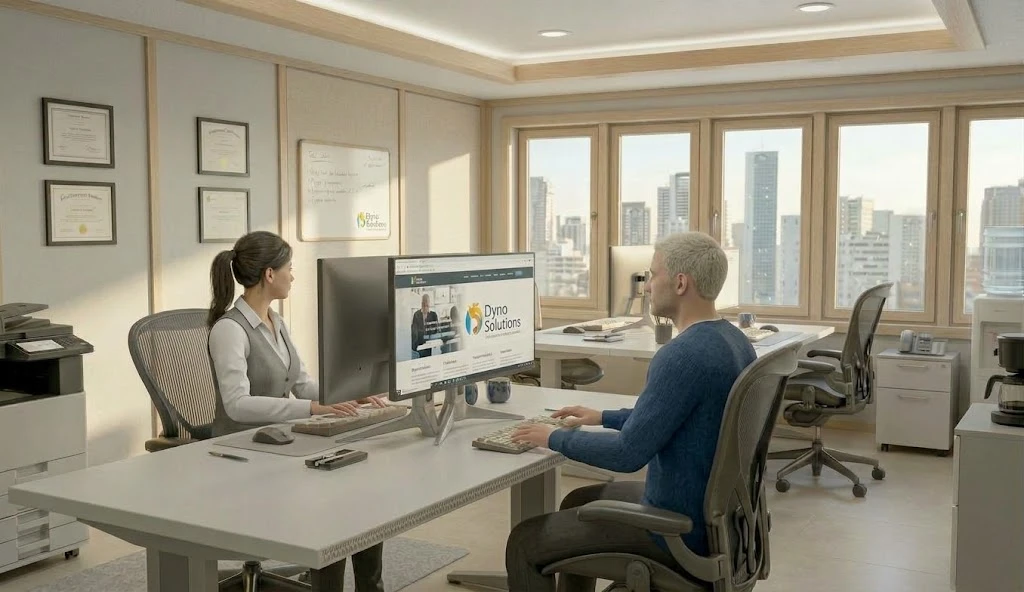
#> input picture sitio-web/tools/hero/oficina-original.webp, 1024 x 592 px
$ python hero_foto.py hero/oficina-original.webp
#> lines starting #> are read from the running program, lines starting #| are printed output that depends on the picture
"""Foto de la oficina retocada (la usaban el inicio y las portadas; hoy esas páginas usan fotos de
Unsplash, ver README). Se conserva por si se vuelve a usar la foto original.

Parte de tools/hero/oficina-original.webp (1024 x 592: una mujer trabaja en su
monitor y, al fondo, un compañero con una planilla) y genera
src/assets/img/covers/<nombre>-{1000,2000}.webp con estos pasos:

1. Superresolución x4 con Real-ESRGAN (modelo ONNX, licencia BSD-3). El
   resultado queda en caché en tools/hero/png/oficina-x4.png.
2. Mapa de profundidad con Depth Anything V2 small (ONNX, Apache-2.0): lo más
   cercano (la mujer, los monitores y el escritorio) queda nítido.
3. Limpia la pizarra (logo y anotaciones de otra empresa) y dibuja un
   gráfico de barras a mano alzada.
4. Desenfoque de fondo según la profundidad, como el de un lente. Después,
   una corrección de color con más contraste y luz cálida.
5. Si existe tools/hero/png/pantalla.png (una captura de la ventana del
   asistente), la pinta en perspectiva sobre la pantalla del monitor, con un
   leve resplandor, tapando el sitio de otra empresa que mostraba.
6. Recorta la foto final (tools/hero/png/oficina-final.png) para las portadas.

Los modelos se descargan de Hugging Face la primera vez en tools/hero/modelos/.
Requiere: pip install numpy pillow opencv-contrib-python-headless onnxruntime
Uso: python tools/hero_foto.py          (todo el proceso)
     python tools/hero_foto.py --portadas   (solo los recortes, a partir de oficina-final.png)
"""
import urllib.request
from pathlib import Path

import cv2
import numpy as np
from PIL import Image, ImageDraw, ImageFilter

TOOLS = Path(__file__).parent
SITE = TOOLS.parent
SOURCE = TOOLS / 'hero' / 'oficina-original.webp'
CACHE = TOOLS / 'hero' / 'png'
MODELS = TOOLS / 'hero' / 'modelos'
UPSCALER = ('real-esrgan-x4plus-128.onnx', 'https://huggingface.co/bukuroo/RealESRGAN-ONNX/resolve/main/real-esrgan-x4plus-128.onnx')
DEPTH = ('depth-anything-v2-small.onnx', 'https://huggingface.co/onnx-community/depth-anything-v2-small/resolve/main/onnx/model.onnx')
SIZE = (4096, 2368)
# Esquinas de la pantalla del monitor en la imagen x4 (arriba-izq., arriba-der., abajo-der., abajo-izq.)
SCREEN = [(1579, 1037), (2135, 1013), (2134, 1462), (1586, 1581)]

# Superficie blanca de la pizarra, en píxeles de la imagen x4 (arriba-izq., arriba-der., abajo-der., abajo-izq.)
BOARD = [(1208, 573), (1554, 606), (1554, 954), (1208, 947)]


def model(spec):
    import onnxruntime as ort
    name, url = spec
    path = MODELS / name
    if not path.exists():
        MODELS.mkdir(parents=True, exist_ok=True)
        print(f'  descargando {url}')
        urllib.request.urlretrieve(url, path)
    return ort.InferenceSession(str(path), providers=['CPUExecutionProvider'])


def upscale(image):
    """Real-ESRGAN x4 por mosaicos de 128 px con bordes mezclados."""
    tile, overlap, k = 128, 24, 4
#> tile = 128; overlap = 24; k = 4
    img = np.asarray(image.convert('RGB')).astype(np.float32) / 255.0
    h, w, _ = img.shape
#> h = 592; w = 1024
    padded = np.pad(img, ((overlap, overlap + tile), (overlap, overlap + tile), (0, 0)), mode='reflect')
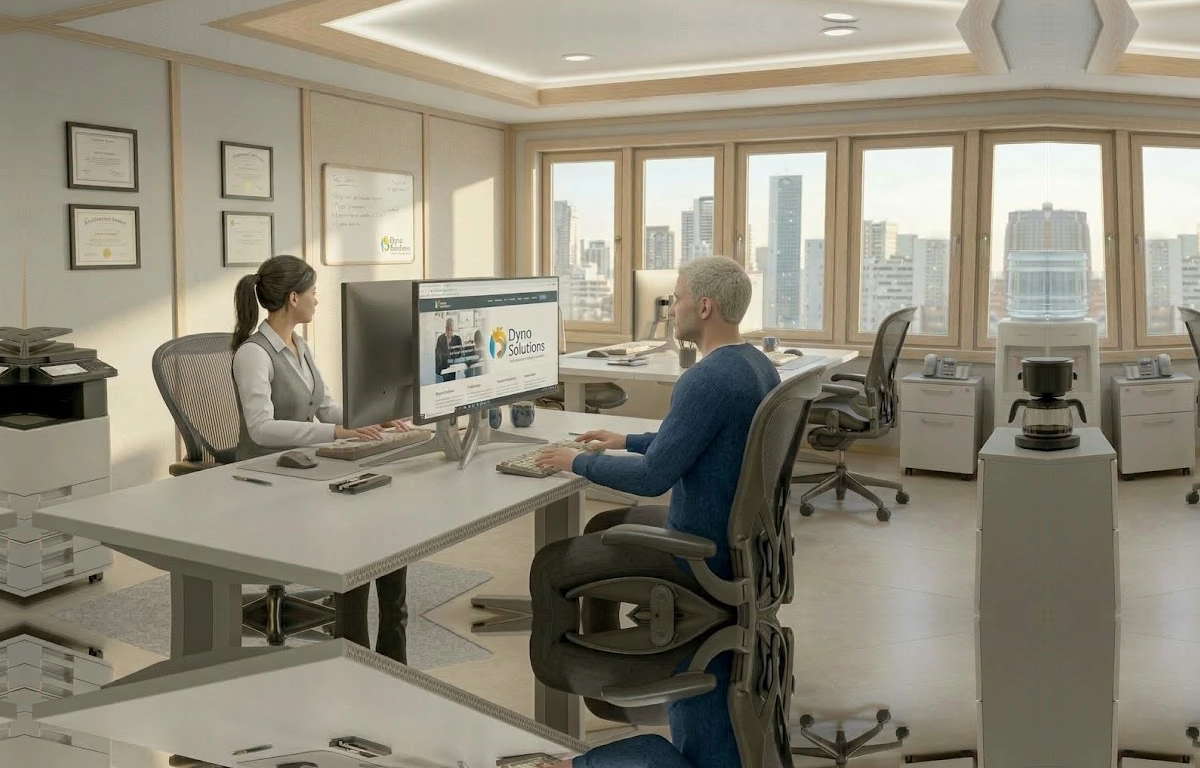
#> padded: shape (768, 1200, 3) float32; mean R, G, B 0.559, 0.538, 0.476
    session = model(UPSCALER)
    name = session.get_inputs()[0].name
    out = np.zeros(((h + 2 * overlap + tile) * k, (w + 2 * overlap + tile) * k, 3), np.float32)
    total = np.zeros(out.shape[:2], np.float32)
    ramp = np.ones(tile * k, np.float32)
    fade = overlap * k
    ramp[:fade] = np.linspace(0.05, 1, fade)
    ramp[-fade:] = np.linspace(1, 0.05, fade)
    weight = np.outer(ramp, ramp)
    step = tile - overlap
    for y in range(0, h + 2 * overlap - overlap, step):
        for x in range(0, w + 2 * overlap - overlap, step):
            part = padded[y:y + tile, x:x + tile].transpose(2, 0, 1)[None]
            res = session.run(None, {name: part})[0][0].transpose(1, 2, 0)
            out[y * k:(y + tile) * k, x * k:(x + tile) * k] += res * weight[..., None]
            total[y * k:(y + tile) * k, x * k:(x + tile) * k] += weight
    out = (out / np.maximum(total, 1e-6)[..., None])[overlap * k:(overlap + h) * k, overlap * k:(overlap + w) * k]
    return Image.fromarray((np.clip(out, 0, 1) * 255 + 0.5).astype(np.uint8))


# [175 lines left out: functions depth_map, subject_mask, depth_of_field, grade, quad_mask, clean_board and 5 more, not called in this run]


# Recortes de la foto final para los encabezados de página (en píxeles de la imagen x4)
COVERS = {
    'nosotros': (700, 420, 3900, 1900),       # las dos personas y las ventanas
    'servicios': (640, 300, 2240, 1300),      # la pizarra y el monitor
    'contacto': (1500, 1450, 3300, 2300),     # el escritorio: teclado y manos
}


# [10 lines left out: function covers, not called in this run]


if __name__ == '__main__':
    import sys
    if '--portadas' in sys.argv:
        covers(Image.open(CACHE / 'oficina-final.png').convert('RGB'))
        raise SystemExit
    CACHE.mkdir(parents=True, exist_ok=True)
    big = CACHE / 'oficina-x4.png'
    if big.exists():
        image = Image.open(big).convert('RGB')
    else:
        print('  superresolución x4 (unos minutos)...')
#> (the run stopped early here; a loop or call above may not have finished)

$ run again, with sitio-web/tools/hero/portada-1-original.webp copied over sitio-web/tools/hero/oficina-original.webp
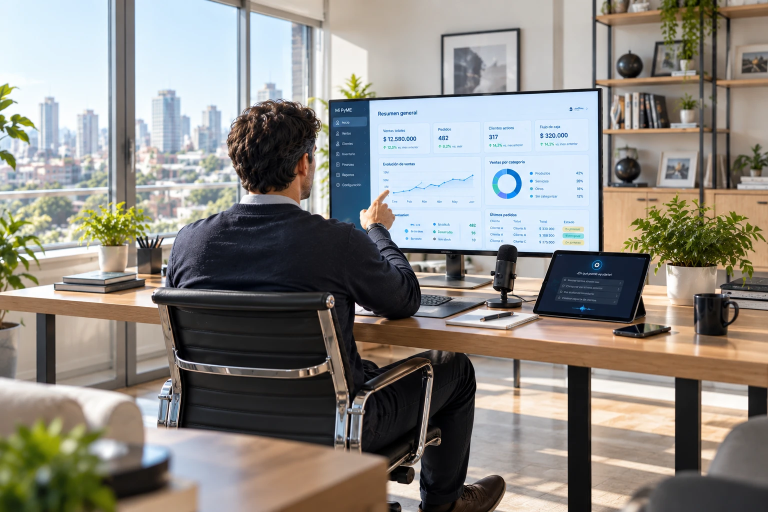
#> input picture sitio-web/tools/hero/portada-1-original.webp, 1536 x 1024 px (shown at 1/2 size)
#> tile = 128; overlap = 24; k = 4
#> in upscale, `padded = np.pad(img, ((overlap, overlap + tile), (overlap, overlap + t..`:
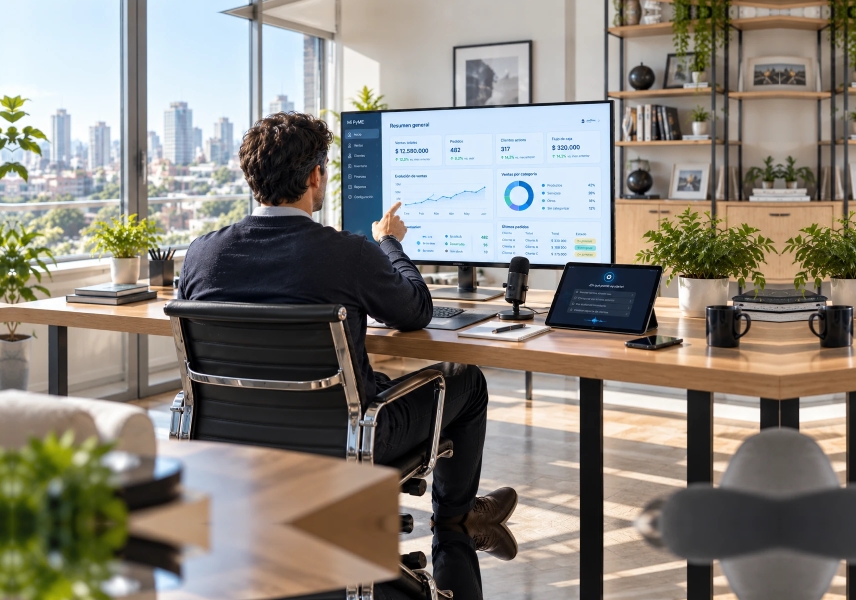
#> padded: shape (1200, 1712, 3) float32 (shown at 1/2 size); mean R, G, B 0.537, 0.518, 0.485

$ run again, with sitio-web/tools/hero/portada-2-original.webp copied over sitio-web/tools/hero/oficina-original.webp
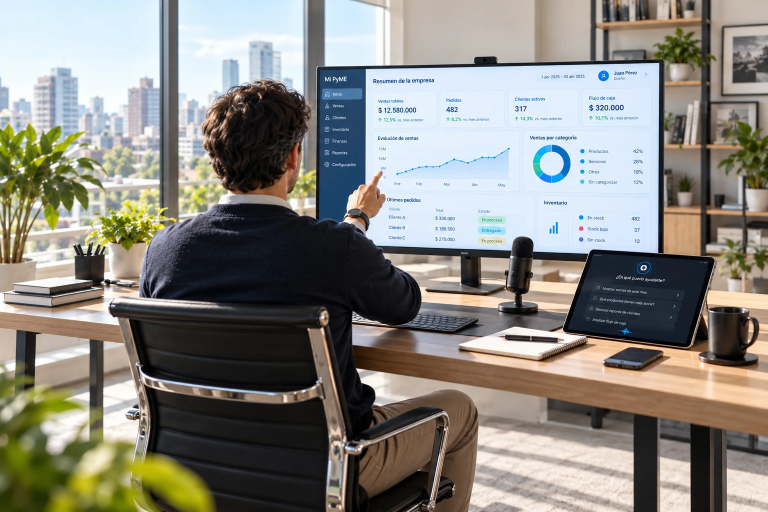
#> input picture sitio-web/tools/hero/portada-2-original.webp, 1536 x 1024 px (shown at 1/2 size)
#> tile = 128; overlap = 24; k = 4
#> in upscale, `padded = np.pad(img, ((overlap, overlap + tile), (overlap, overlap + t..`:
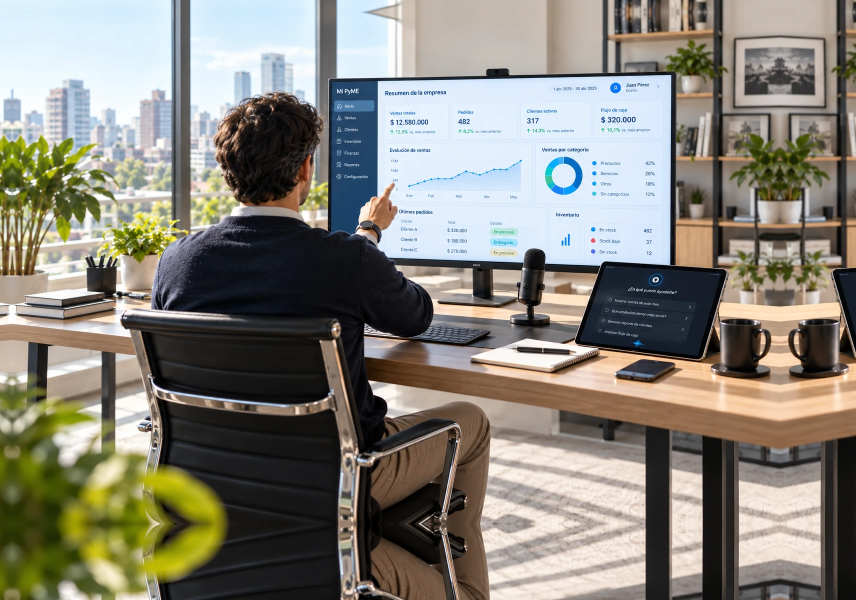
#> padded: shape (1200, 1712, 3) float32 (shown at 1/2 size); mean R, G, B 0.529, 0.517, 0.479

$ run again, with sitio-web/tools/hero/portada-3-original.webp copied over sitio-web/tools/hero/oficina-original.webp
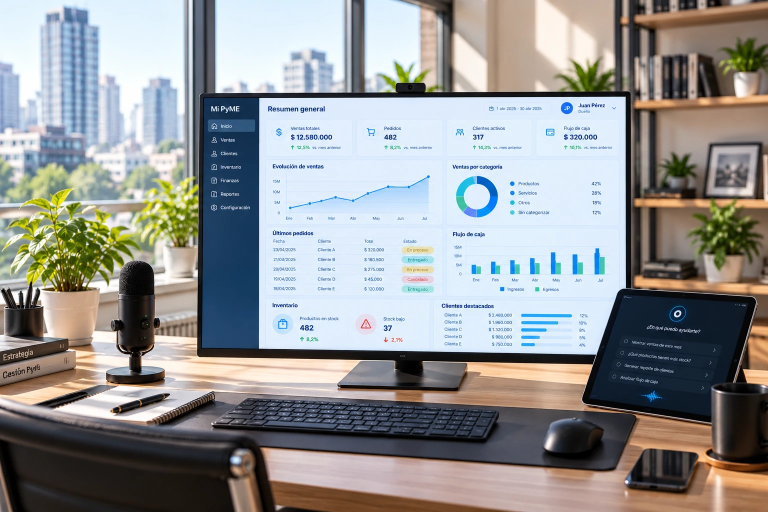
#> input picture sitio-web/tools/hero/portada-3-original.webp, 1536 x 1024 px (shown at 1/2 size)
#> tile = 128; overlap = 24; k = 4
#> in upscale, `padded = np.pad(img, ((overlap, overlap + tile), (overlap, overlap + t..`:
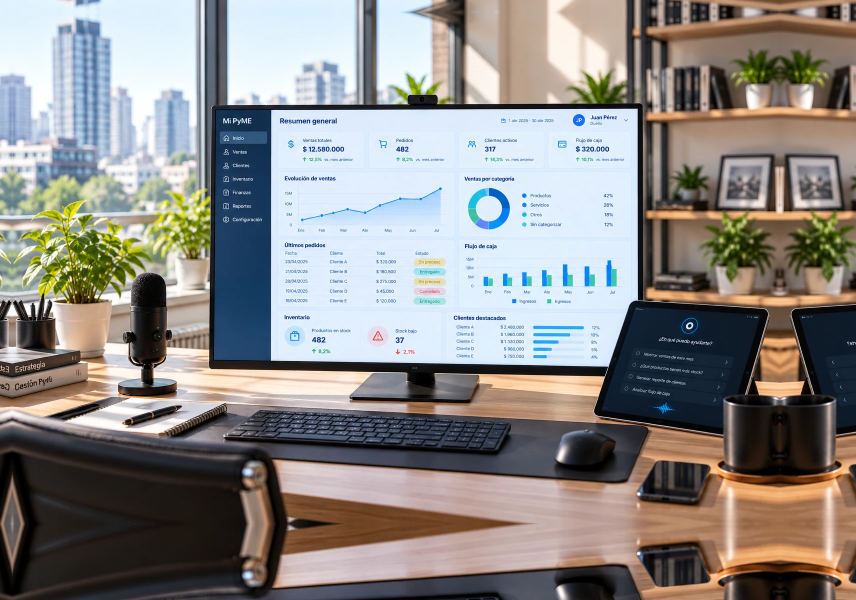
#> padded: shape (1200, 1712, 3) float32 (shown at 1/2 size); mean R, G, B 0.549, 0.54, 0.53
